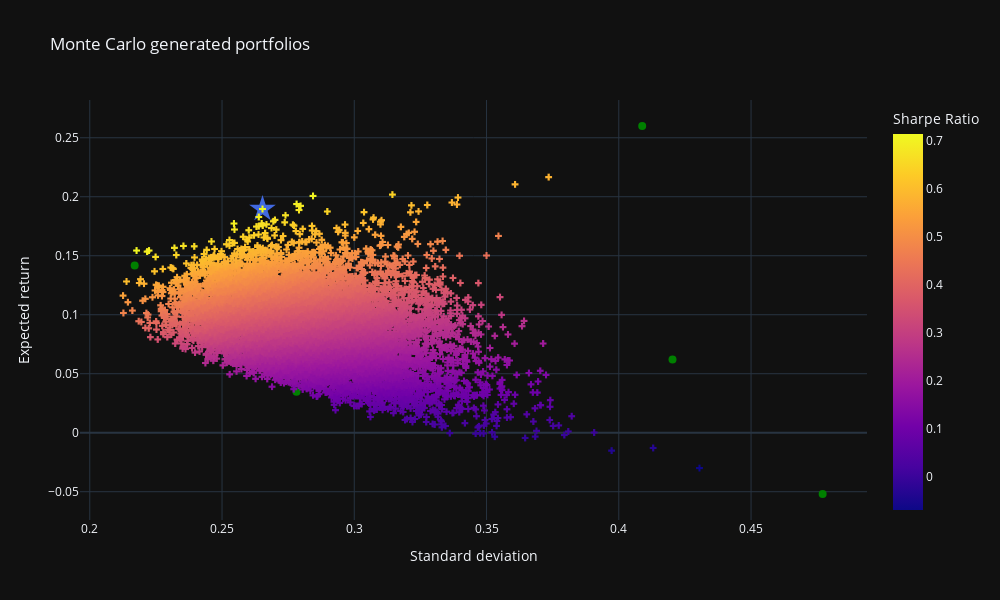

Here is the notebook cell this chart was saved with:
### Code cell
# Plot portfolios in mu-sigma plane
fig = px.scatter(
    portfolioSamples, x='port_vols', y='port_rets', color='sharpe_ratio',
    labels={'port_vols': 'Standard deviation', 'port_rets': 'Expected return',
            'sharpe_ratio': 'Sharpe Ratio'},
            title='Monte Carlo generated portfolios'
).update_traces(mode='markers',marker=dict(symbol='cross'))

# Plot max sharpe
fig.add_scatter(
    mode='markers',
    x=[portfolioSamples.iloc[portfolioSamples.sharpe_ratio.idxmax()]['port_vols']],
    y=[portfolioSamples.iloc[portfolioSamples.sharpe_ratio.idxmax()]['port_rets']],
    marker=dict(color='RoyalBlue', size=20, symbol='star'),
    name = 'Max Sharpe',
).update(layout_showlegend=False)

fig.add_scatter(
    x=partial_statistics["Average annual volatility"],
    y=partial_statistics["Average annual return"],
    text = [f'Asset: {index}<br>Standard deviation: {vol:.2f}<br>Expected return: {ret:.2f}' 
            for index, vol, ret in zip(partial_statistics.index, partial_statistics["Average annual volatility"], partial_statistics["Average annual return"])],
    hoverinfo='text',
    mode='markers',
    marker=dict(color='green', size=8),
)

# Show spikes
fig.update_xaxes(showspikes=True)
fig.update_yaxes(showspikes=True)
fig.show()

### Figure 1 — Plotly figure (JSON) as saved in the notebook; plotly's stock layout.template omitted (floating-point values rounded to 4 significant figures; data arrays with more than 128 entries replaced by an {"elided": "..."} marker saying what was removed)
{"data": [{"hovertemplate": "Standard deviation=%{x}<br>Expected return=%{y}<br>Sharpe Ratio=%{marker.color}<extra></extra>", "legendgroup": "", "marker": {"color": {"elided": "10000 float values"}, "coloraxis": "coloraxis", "symbol": "cross"}, "mode": "markers", "name": "", "showlegend": false, "type": "scattergl", "x": {"elided": "10000 float values"}, "xaxis": "x", "y": {"elided": "10000 float values"}, "yaxis": "y"}, {"marker": {"color": "RoyalBlue", "size": 20, "symbol": "star"}, "mode": "markers", "name": "Max Sharpe", "type": "scatter", "x": [0.2653], "y": [0.1896]}, {"hoverinfo": "text", "marker": {"color": "green", "size": 8}, "mode": "markers", "text": ["Asset: ENI.MI<br>Standard deviation: 0.28<br>Expected return: 0.03", "Asset: LDO.MI<br>Standard deviation: 0.42<br>Expected return: 0.06", "Asset: STMMI.MI<br>Standard deviation: 0.41<br>Expected return: 0.26", "Asset: TRN.MI<br>Standard deviation: 0.22<br>Expected return: 0.14", "Asset: UCG.MI<br>Standard deviation: 0.48<br>Expected return: -0.05"], "type": "scatter", "x": [0.2782, 0.4203, 0.4089, 0.217, 0.4771], "y": [0.03476, 0.06217, 0.26, 0.1418, -0.05193]}], "layout": {"coloraxis": {"colorbar": {"title": {"text": "Sharpe Ratio"}}, "colorscale": [[0, "#0d0887"], [0.1111, "#46039f"], [0.2222, "#7201a8"], [0.3333, "#9c179e"], [0.4444, "#bd3786"], [0.5556, "#d8576b"], [0.6667, "#ed7953"], [0.7778, "#fb9f3a"], [0.8889, "#fdca26"], [1, "#f0f921"]]}, "height": 600, "legend": {"tracegroupgap": 0}, "showlegend": false, "title": {"text": "Monte Carlo generated portfolios"}, "width": 1000, "xaxis": {"anchor": "y", "domain": [0, 1], "showspikes": true, "title": {"text": "Standard deviation"}}, "yaxis": {"anchor": "x", "domain": [0, 1], "showspikes": true, "title": {"text": "Expected return"}}}}
